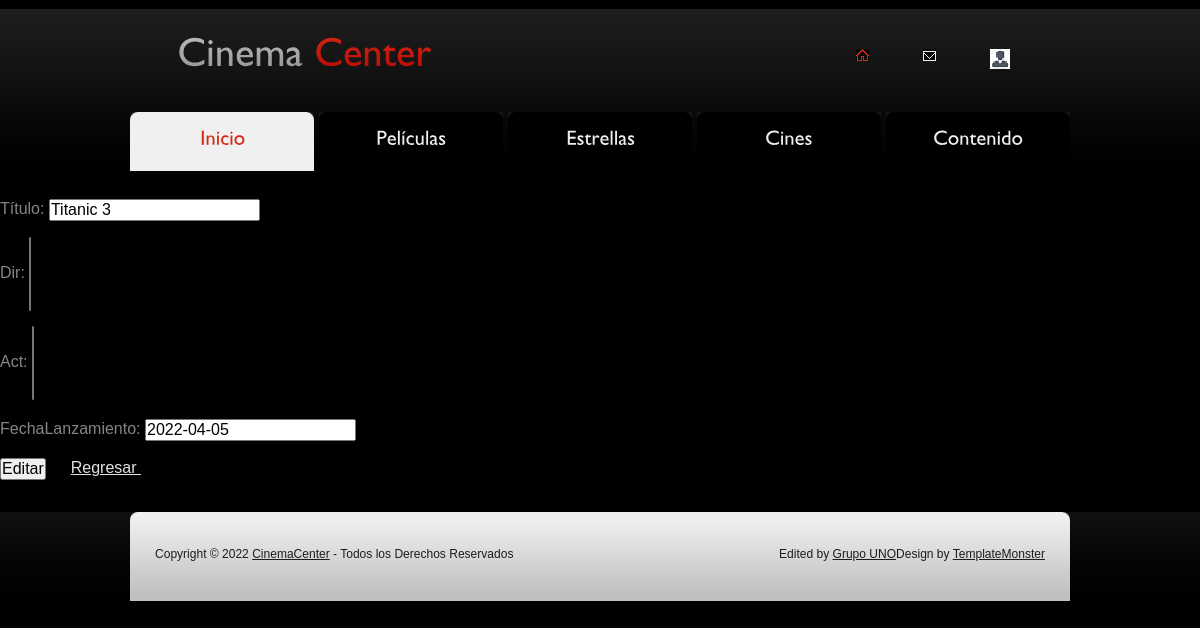
/cineproyecto/movie-update/2, run on an earlier commit of the app's database.
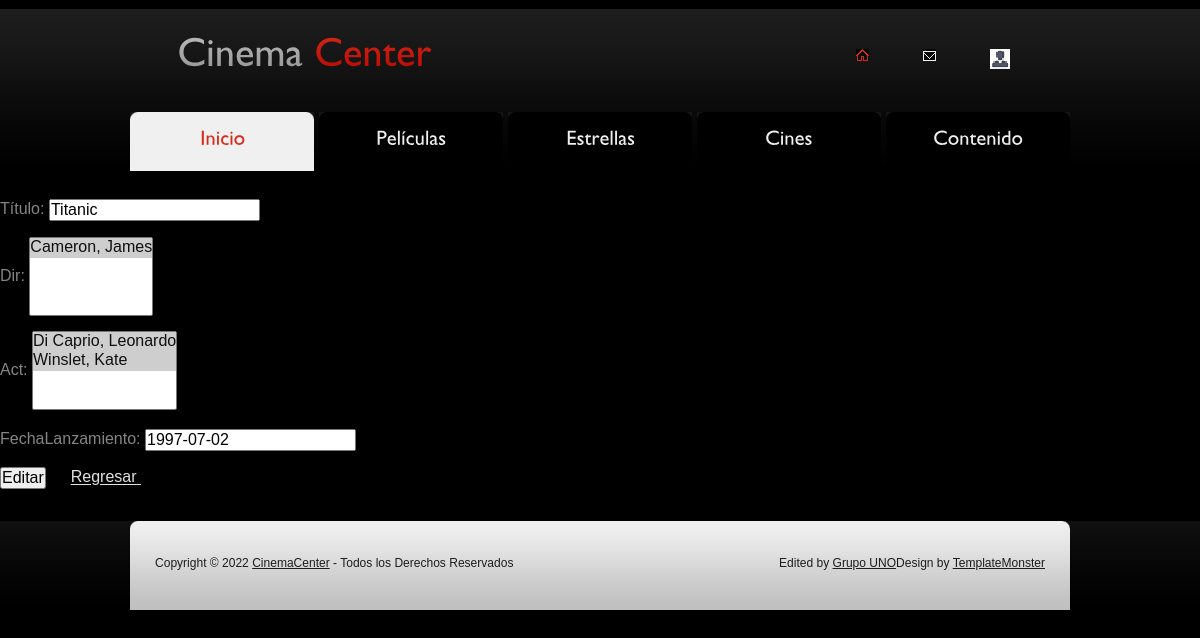
And on a later commit of the database.
### cineproyecto/models.py (models this page shows, shortened)
class Movies(models.Model):
    name = models.CharField("Título",max_length=30)
    date = models.DateField("FechaLanzamiento")
    act = models.ManyToManyField(Actors)
    dir = models.ManyToManyField(Directors)
    class Meta:
        verbose_name = "Película"
        verbose_name_plural = "Películas"
        unique_together = ["name","date",]

class Directors(models.Model):
    name = models.CharField("Nombre",max_length=30)
    surname = models.CharField("Apellido",max_length=30)
    nac = models.CharField("Nacionalidad",max_length=30)
    birth_date = models.DateField("Nacimiento")
    def __str__(self) -> str:
        return f"{self.surname}, {self.name}"
    class Meta:
        verbose_name = "Director"
        verbose_name_plural = "Directores"

class Actors(models.Model):
    name = models.CharField("Nombre",max_length=30)
    surname = models.CharField("Apellido",max_length=30)
    nac = models.CharField("Nacionalidad",max_length=30)
    birth_date = models.DateField("Nacimiento")
    def __str__(self) -> str:
        return f"{self.surname}, {self.name}"
    class Meta:
        verbose_name = "Actor"
        verbose_name_plural = "Actores"

### cineproyecto/views.py (the view)
# urls.py: path('movie-update/<pk>', UpdateMovies.as_view(), name = "Edit"),
class UpdateMovies(UpdateView):
    model = Movies
    template_name = "update-movies.html"
    success_url = "/cineproyecto/all-movies-list"
    fields = ['name','dir','act','date']

### cineproyecto/templates/update-movies.html
{% extends 'main-template.html' %}
{% block contenido%}
<br><br>
    <form method="POST"> {% csrf_token %}
       {{ form.as_p }}
       <input type="submit" value="Editar"> &emsp;
       <a href='{% url "Movieslist" %}' color="black">Regresar </a> &emsp;
    </form>
<br><br>
{% endblock contenido%}

What changed in the data, as far as the page shows it:
changed Movies: name "Titanic 3" → "Titanic"; date "2022-04-05" → "1997-07-02"
Also different on the page:
form field dir: (not shown) → "Cameron, James ☑"
form field act: (not shown) → "Di Caprio, Leonardo ☑ / Winslet, Kate ☑"
